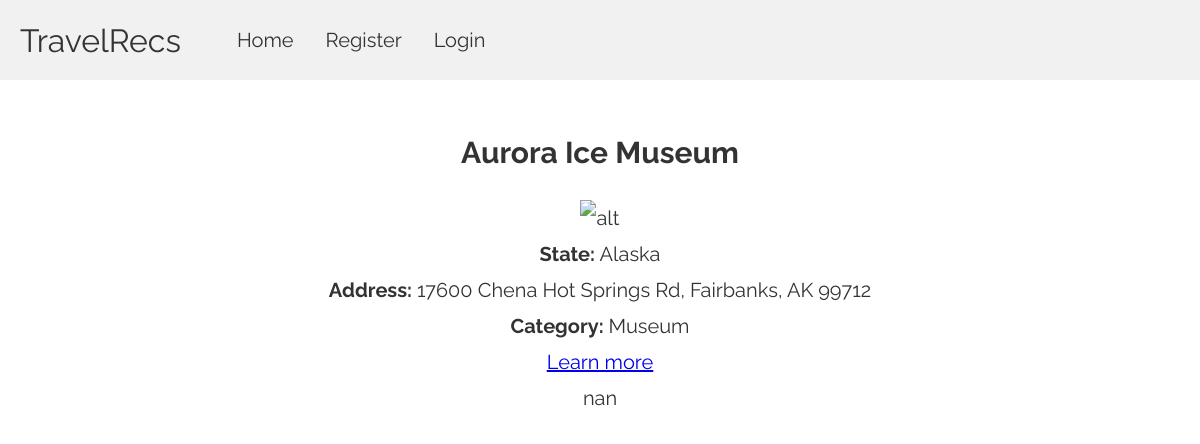
/activity/1531, run on the app's committed database.
### states/models.py (models this page shows)
class Activity(models.Model):
    state = models.CharField(max_length = 20, null = True)
    abv = models.CharField(max_length = 3, null = True)
    name = models.CharField(max_length = 100, null = True)
    category = models.CharField(max_length = 100, null = True)
    image = models.CharField(max_length = 300, null = True)
    link = models.CharField(max_length = 200, null = True)
    description = models.CharField(max_length = 400, null = True)
    address = models.CharField(max_length = 100, null = True)
    favorite = models.ManyToManyField(User, related_name = 'activities')
    objects = models.Manager() #default
    def __str__(self):
        return self.name
    objects = models.Manager()

### states/views.py (the view)
# urls.py: path('activity/<activity_id>', views.activity_listing, name = "activity"),
def activity_listing(request, activity_id):
    activity = Activity.objects.get(pk = activity_id)
    favorited = bool
    if activity.favorite.filter(id = request.user.id).exists():
        favorited = True
    else:
        favorited = False
    return render(request, 'activity.html', {'activity' : activity, 'favorited' : favorited})

### states/templates/activity.html (shortened to what this page needs)
<!DOCTYPE html>
<html lang="en">
<head>
    <link rel = "stylesheet" href = "/static/css/activity.css">
    {% extends 'base.html' %}
{% block content %}
    <body>
        <div class = "content">
        <br/>
        <h1>{{ activity }}</h1>
        <img src = "{{ activity.image }}" alt = "alt" width = 500px> <br/>
        <b>State:</b> {{ activity.state }} <br/>
        <b>Address: </b>{{ activity.address }} <br/>
        <b>Category: </b>{{ activity.category }} <br/>
        <a href = "{{ activity.link }}">Learn more</a> <br/>
        {{ activity.description }}
        <br/>
        </div>
    </body>
{% endblock %}

### states/static/css/activity.css (style rules this page uses)
.content { text-align: center; background-color: #1c3e5e; color: #333; background-color: white; font-size: 20px; line-height: 1.8; padding-left: 40px; padding-right: 40px; }
h1 { margin-top: 10px; font-size: 30px; }

### states/static/css/base.css (style rules this page uses)
* { font-family: 'Raleway', sans-serif; }
body { margin: 0; }

### data on the page
Activity: name "Aurora Ice Museum", state "Alaska", address "17600 Chena Hot Springs Rd, Fairbanks, AK 99712", category "Museum", description "nan"
